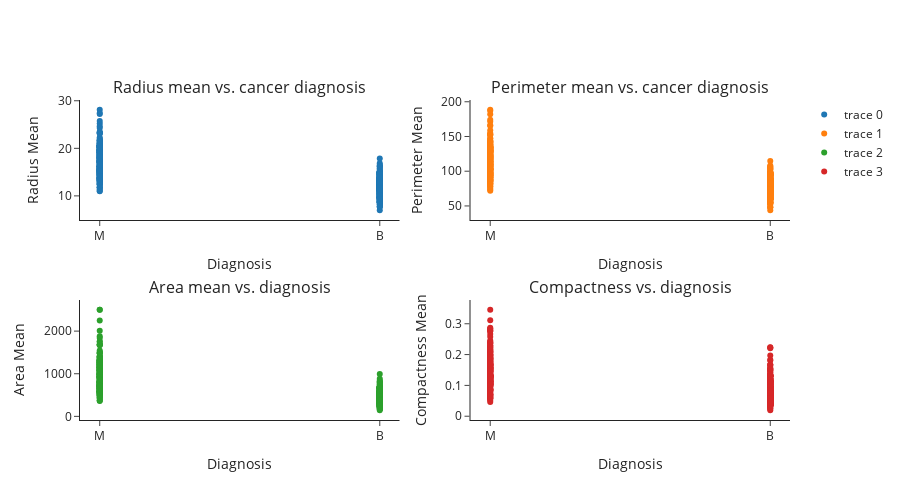

Notebook source saved alongside this figure:
### Code cell
from plotly.subplots import make_subplots
import plotly.graph_objects as go

# make subplots
fig = make_subplots(rows=2, cols=2,subplot_titles=("Radius mean vs. cancer diagnosis", 
                                                   "Perimeter mean vs. cancer diagnosis",
                                                   "Area mean vs. diagnosis",
                                                   "Compactness vs. diagnosis"
                                                  ))


# create plots
fig.add_trace(go.Scatter(x=df["diagnosis"].values, y=df["Radius_mean"].values, mode='markers'),
              row=1,
              col=1)
fig.add_trace(go.Scatter(x=df["diagnosis"].values, y=df["perimeter_mean"].values, mode='markers'),
              row=1,
              col=2)
fig.add_trace(go.Scatter(x=df["diagnosis"].values, y=df["area_mean"].values, mode='markers'),
              row=2,
              col=1)
fig.add_trace(go.Scatter(x=df["diagnosis"].values, y=df["compactness_mean"].values, mode='markers'),
              row=2,
              col=2)

#modify plot background and size
fig.update_layout(template='simple_white',  width=900, height=500,)

#create plot titels, x and y labels
fig.update_xaxes(title_text="Diagnosis", row=1, col=1)
fig.update_xaxes(title_text="Diagnosis", row=1, col=2)
fig.update_xaxes(title_text="Diagnosis", row=2, col=1)
fig.update_xaxes(title_text="Diagnosis", row=2, col=2)

fig.update_yaxes(title_text="Radius Mean", row=1, col=1)
fig.update_yaxes(title_text="Perimeter Mean", row=1, col=2)
fig.update_yaxes(title_text="Area Mean", row=2, col=1)
fig.update_yaxes(title_text="Compactness Mean", row=2, col=2)

#show plot
fig.show()

### Figure 1 — Plotly figure (JSON) as saved in the notebook; plotly's stock layout.template omitted (floating-point values rounded to 4 significant figures; data arrays with more than 128 entries replaced by an {"elided": "..."} marker saying what was removed)
{"data": [{"mode": "markers", "type": "scatter", "x": {"elided": "569 str values"}, "xaxis": "x", "y": {"elided": "569 float values"}, "yaxis": "y"}, {"mode": "markers", "type": "scatter", "x": {"elided": "569 str values"}, "xaxis": "x2", "y": {"elided": "569 float values"}, "yaxis": "y2"}, {"mode": "markers", "type": "scatter", "x": {"elided": "569 str values"}, "xaxis": "x3", "y": {"elided": "569 float values"}, "yaxis": "y3"}, {"mode": "markers", "type": "scatter", "x": {"elided": "569 str values"}, "xaxis": "x4", "y": {"elided": "569 float values"}, "yaxis": "y4"}], "layout": {"annotations": [{"font": {"size": 16}, "showarrow": false, "text": "Radius mean vs. cancer diagnosis", "x": 0.225, "xanchor": "center", "xref": "paper", "y": 1, "yanchor": "bottom", "yref": "paper"}, {"font": {"size": 16}, "showarrow": false, "text": "Perimeter mean vs. cancer diagnosis", "x": 0.775, "xanchor": "center", "xref": "paper", "y": 1, "yanchor": "bottom", "yref": "paper"}, {"font": {"size": 16}, "showarrow": false, "text": "Area mean vs. diagnosis", "x": 0.225, "xanchor": "center", "xref": "paper", "y": 0.375, "yanchor": "bottom", "yref": "paper"}, {"font": {"size": 16}, "showarrow": false, "text": "Compactness vs. diagnosis", "x": 0.775, "xanchor": "center", "xref": "paper", "y": 0.375, "yanchor": "bottom", "yref": "paper"}], "height": 500, "width": 900, "xaxis": {"anchor": "y", "domain": [0, 0.45], "title": {"text": "Diagnosis"}}, "xaxis2": {"anchor": "y2", "domain": [0.55, 1], "title": {"text": "Diagnosis"}}, "xaxis3": {"anchor": "y3", "domain": [0, 0.45], "title": {"text": "Diagnosis"}}, "xaxis4": {"anchor": "y4", "domain": [0.55, 1], "title": {"text": "Diagnosis"}}, "yaxis": {"anchor": "x", "domain": [0.625, 1], "title": {"text": "Radius Mean"}}, "yaxis2": {"anchor": "x2", "domain": [0.625, 1], "title": {"text": "Perimeter Mean"}}, "yaxis3": {"anchor": "x3", "domain": [0, 0.375], "title": {"text": "Area Mean"}}, "yaxis4": {"anchor": "x4", "domain": [0, 0.375], "title": {"text": "Compactness Mean"}}}}
